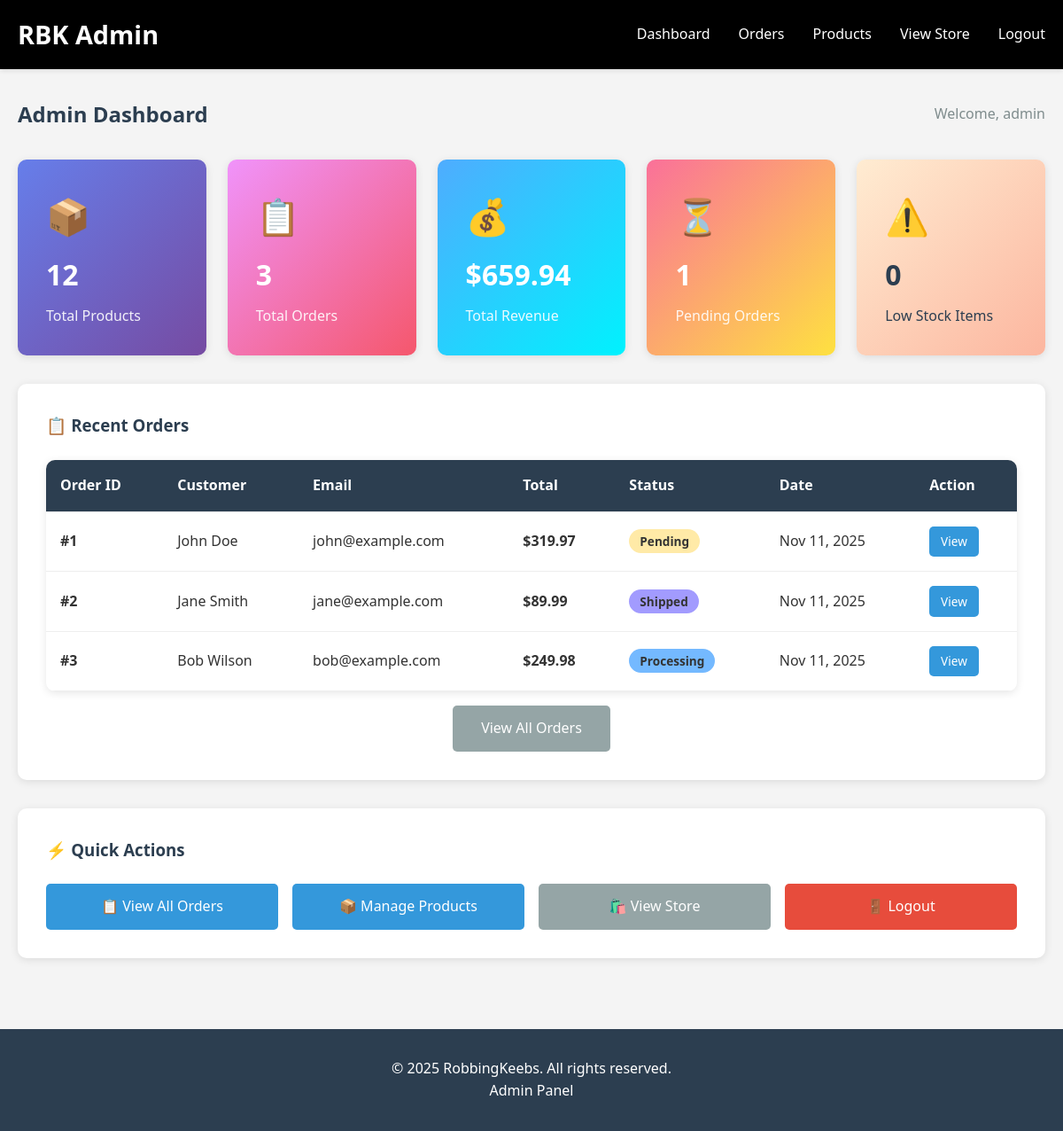
Page /admin/dashboard.php (signed in) on the committed database.
### tables this page shows
CREATE TABLE orders (
    order_id INT PRIMARY KEY AUTO_INCREMENT,
    customer_name VARCHAR(100) NOT NULL,
    customer_email VARCHAR(100) NOT NULL,
    customer_phone VARCHAR(20),
    shipping_address TEXT NOT NULL,
    total_amount DECIMAL(10,2) NOT NULL,
    order_status ENUM('Pending', 'Processing', 'Shipped', 'Delivered', 'Cancelled') DEFAULT 'Pending',
    order_date TIMESTAMP DEFAULT CURRENT_TIMESTAMP,
    updated_at TIMESTAMP DEFAULT CURRENT_TIMESTAMP ON UPDATE CURRENT_TIMESTAMP
);

### functions.php (called while the page is built, shortened)
<?php
function formatPrice($price) {
    return '$' . number_format($price, 2);
}
?>

### admin/dashboard.php (the view, shortened to what this page needs)
<?php
require_once '../functions.php';
$conn = getDBConnection();
$sql = "SELECT COUNT(*) as total FROM products";
$result = $conn->query($sql);
$total_products = $result->fetch_assoc()['total'];
$sql = "SELECT COUNT(*) as total FROM orders";
$result = $conn->query($sql);
$total_orders = $result->fetch_assoc()['total'];
$sql = "SELECT SUM(total_amount) as revenue FROM orders WHERE order_status != 'Cancelled'";
$result = $conn->query($sql);
$total_revenue = $result->fetch_assoc()['revenue'] ?? 0;
$sql = "SELECT COUNT(*) as total FROM orders WHERE order_status = 'Pending'";
$result = $conn->query($sql);
$pending_orders = $result->fetch_assoc()['total'];
$sql = "SELECT COUNT(*) as total FROM products WHERE stock_quantity < 10";
$result = $conn->query($sql);
$low_stock_count = $result->fetch_assoc()['total'];
$sql = "SELECT * FROM orders ORDER BY order_date DESC LIMIT 10";
$recent_orders = $conn->query($sql);
?>
<!DOCTYPE html>
<html lang="en">
<head>
    <link rel="stylesheet" href="../css/styles.css">
</head>
<body>
    <header>
        <div class="container">
            <h1><a href="dashboard.php">RBK Admin</a></h1>
            <nav>
                <ul>
                    <li><a href="dashboard.php">Dashboard</a></li>
                    <li><a href="orders.php">Orders</a></li>
                    <li><a href="products.php">Products</a></li>
                    <li><a href="../index.php" target="_blank">View Store</a></li>
                    <li><a href="logout.php">Logout</a></li>
                </ul>
            </nav>
        </div>
    </header>
    <main>
        <div class="container">
            <div style="display: flex; justify-content: space-between; align-items: center; margin-bottom: 2rem;">
                <h2 style="color: #2c3e50;">Admin Dashboard</h2>
                <span style="color: #7f8c8d;">Welcome, <?php echo htmlspecialchars($_SESSION['admin_username']); ?></span>
            </div>
            <div style="display: grid; grid-template-columns: repeat(auto-fit, minmax(200px, 1fr)); gap: 1.5rem; margin-bottom: 2rem;">
                <div style="background: linear-gradient(135deg, #667eea 0%, #764ba2 100%); color: white; padding: 2rem; border-radius: 10px; box-shadow: 0 2px 10px rgba(0,0,0,0.1);">
                    <div style="font-size: 2.5rem; margin-bottom: 0.5rem;">📦</div>
                    <h3 style="margin-bottom: 0.5rem; font-size: 2rem;"><?php echo $total_products; ?></h3>
                    <p style="margin: 0; opacity: 0.9;">Total Products</p>
                </div>
                <div style="background: linear-gradient(135deg, #f093fb 0%, #f5576c 100%); color: white; padding: 2rem; border-radius: 10px; box-shadow: 0 2px 10px rgba(0,0,0,0.1);">
                    <div style="font-size: 2.5rem; margin-bottom: 0.5rem;">📋</div>
                    <h3 style="margin-bottom: 0.5rem; font-size: 2rem;"><?php echo $total_orders; ?></h3>
                    <p style="margin: 0; opacity: 0.9;">Total Orders</p>
                </div>
                <div style="background: linear-gradient(135deg, #4facfe 0%, #00f2fe 100%); color: white; padding: 2rem; border-radius: 10px; box-shadow: 0 2px 10px rgba(0,0,0,0.1);">
                    <div style="font-size: 2.5rem; margin-bottom: 0.5rem;">💰</div>
                    <h3 style="margin-bottom: 0.5rem; font-size: 2rem;"><?php echo formatPrice($total_revenue); ?></h3>
                    <p style="margin: 0; opacity: 0.9;">Total Revenue</p>
                </div>
                <div style="background: linear-gradient(135deg, #fa709a 0%, #fee140 100%); color: white; padding: 2rem; border-radius: 10px; box-shadow: 0 2px 10px rgba(0,0,0,0.1);">
                    <div style="font-size: 2.5rem; margin-bottom: 0.5rem;">⏳</div>
                    <h3 style="margin-bottom: 0.5rem; font-size: 2rem;"><?php echo $pending_orders; ?></h3>
                    <p style="margin: 0; opacity: 0.9;">Pending Orders</p>
                </div>
                <div style="background: linear-gradient(135deg, #ffecd2 0%, #fcb69f 100%); color: #2c3e50; padding: 2rem; border-radius: 10px; box-shadow: 0 2px 10px rgba(0,0,0,0.1);">
                    <div style="font-size: 2.5rem; margin-bottom: 0.5rem;">⚠️</div>
                    <h3 style="margin-bottom: 0.5rem; font-size: 2rem;"><?php echo $low_stock_count; ?></h3>
                    <p style="margin: 0;">Low Stock Items</p>
                </div>
            </div>
            <div style="background-color: #fff; padding: 2rem; border-radius: 10px; box-shadow: 0 2px 10px rgba(0,0,0,0.1); margin-bottom: 2rem;">
                <h3 style="margin-bottom: 1.5rem; color: #2c3e50;">📋 Recent Orders</h3>
                <?php if ($recent_orders && $recent_orders->num_rows > 0): ?>
                    <table>
                        <thead>
                            <tr>
                                <th>Order ID</th>
                                <th>Customer</th>
                                <th>Email</th>
                                <th>Total</th>
                                <th>Status</th>
                                <th>Date</th>
                                <th>Action</th>
                            </tr>
                        </thead>
                        <tbody>
                            <?php while ($order = $recent_orders->fetch_assoc()): ?>
                                <tr>
                                    <td><strong>#<?php echo $order['order_id']; ?></strong></td>
                                    <td><?php echo htmlspecialchars($order['customer_name']); ?></td>
                                    <td><?php echo htmlspecialchars($order['customer_email']); ?></td>
                                    <td><strong><?php echo formatPrice($order['total_amount']); ?></strong></td>
                                    <td>
                                        <span style="background-color:
                                            <?php
                                            switch($order['order_status']) {
                                                case 'Pending': echo '#ffeaa7';break;
                                                case 'Processing': echo '#74b9ff'; break;
                                                case 'Shipped': echo '#a29bfe'; break;
                                            }
                                            ?>;
                                            padding: 0.25rem 0.75rem; border-radius: 20px; font-size: 0.85rem; font-weight: 600;">
                                            <?php echo htmlspecialchars($order['order_status']); ?>
                                        </span>
                                    </td>
                                    <td><?php echo date('M j, Y', strtotime($order['order_date'])); ?></td>
                                    <td>
                                        <a href="orders.php?view=<?php echo $order['order_id']; ?>" class="btn" style="padding: 0.4rem 0.8rem; font-size: 0.85rem;">
                                            View
                                        </a>
                                    </td>
                                </tr>
                            <?php endwhile; ?>
                        </tbody>
                    </table>
                    <div style="text-align: center; margin-top: 1rem;">
                        <a href="orders.php" class="btn btn-secondary">View All Orders</a>
                    </div>
                <?php else: ?>
                    <p style="text-align: center; color: #7f8c8d; padding: 2rem;">No orders yet</p>
                <?php endif; ?>
            </div>
            <div style="background-color: #fff; padding: 2rem; border-radius: 10px; box-shadow: 0 2px 10px rgba(0,0,0,0.1);">
                <h3 style="margin-bottom: 1.5rem; color: #2c3e50;">⚡ Quick Actions</h3>
                <div style="display: grid; grid-template-columns: repeat(auto-fit, minmax(200px, 1fr)); gap: 1rem;">
                    <a href="orders.php" class="btn" style="text-align: center;">
                        📋 View All Orders
                    </a>
                    <a href="products.php" class="btn" style="text-align: center;">
                        📦 Manage Products
                    </a>
                    <a href="../index.php" target="_blank" class="btn btn-secondary" style="text-align: center;">
                        🛍️ View Store
                    </a>
                    <a href="logout.php" class="btn btn-danger" style="text-align: center;">
                        🚪 Logout
                    </a>
                </div>
            </div>
        </div>
    </main>
    <footer>
        <div class="container">
            <p>&copy; 2025 RobbingKeebs. All rights reserved.</p>
            <p>Admin Panel</p>
        </div>
    </footer>
</body>
</html>

### css/styles.css (style rules this page uses)
* { margin: 0; padding: 0; box-sizing: border-box; }
body { font-family: 'Segoe UI', Tahoma, Geneva, Verdana, sans-serif; line-height: 1.6; color: #333; background-color: #f4f4f4; }
.container { max-width: 1200px; margin: 0 auto; padding: 0 20px; }
header { background-color: #000000; color: #fff; padding: 1rem 0; box-shadow: 0 2px 5px rgba(0,0,0,0.1); }
header .container { display: flex; justify-content: space-between; align-items: center; }
header h1 { font-size: 1.8rem; }
header h1 a { color: #fff; text-decoration: none; }
nav ul { list-style: none; display: flex; gap: 2rem; }
nav a { color: #fff; text-decoration: none; font-weight: 500; transition: color 0.3s; }
main { padding: 2rem 0; min-height: calc(100vh - 200px); }
.btn { display: inline-block; padding: 0.8rem 2rem; background-color: #3498db; color: #fff; text-decoration: none; border-radius: 5px; transition: background-color 0.3s; border: none; cursor: pointer; font-size: 1rem; }
.btn-secondary { background-color: #95a5a6; }
.btn-danger { background-color: #e74c3c; }
table { width: 100%; border-collapse: collapse; background-color: #fff; border-radius: 10px; overflow: hidden; box-shadow: 0 2px 10px rgba(0,0,0,0.1); }
th, td { padding: 1rem; text-align: left; border-bottom: 1px solid #eee; }
th { background-color: #2c3e50; color: #fff; font-weight: 600; }
footer { background-color: #2c3e50; color: #fff; text-align: center; padding: 2rem 0; margin-top: 3rem; }

### rows in the picture
orders: order_id "1", customer_name "John Doe", customer_email "john@example.com", total_amount "$319.97", order_status "Pending", order_date "Nov 11, 2025"
orders: order_id "2", customer_name "Jane Smith", customer_email "jane@example.com", total_amount "$89.99", order_status "Shipped", order_date "Nov 11, 2025"
orders: order_id "3", customer_name "Bob Wilson", customer_email "bob@example.com", total_amount "$249.98", order_status "Processing", order_date "Nov 11, 2025"

### other values in the picture
$_SESSION['admin_username'] "admin"
$total_products "12"
$total_orders "3"
formatPrice($total_revenue) "$659.94"
$pending_orders "1"
$low_stock_count "0"
